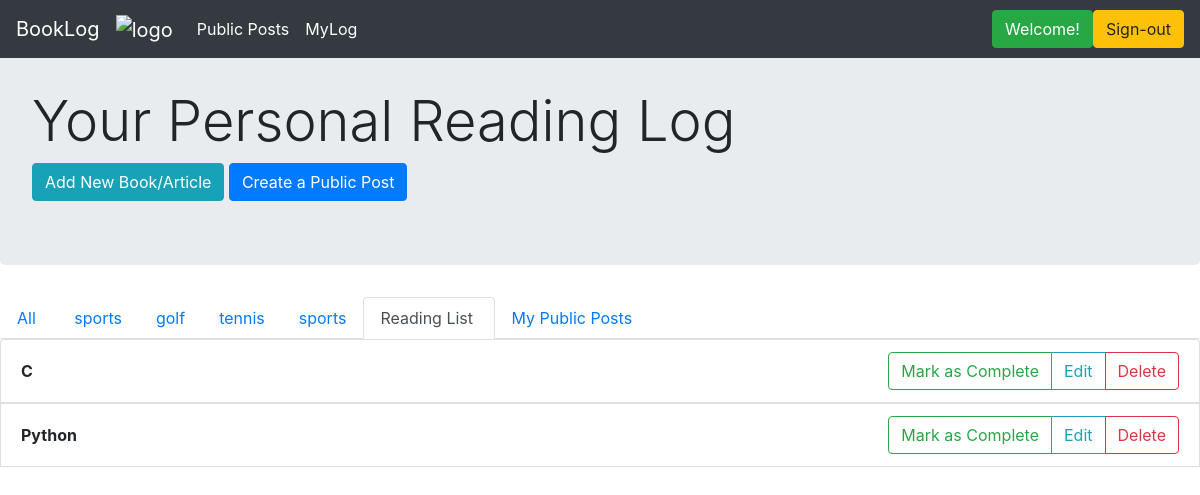
Before: /readinglist (signed in) with the older database file.
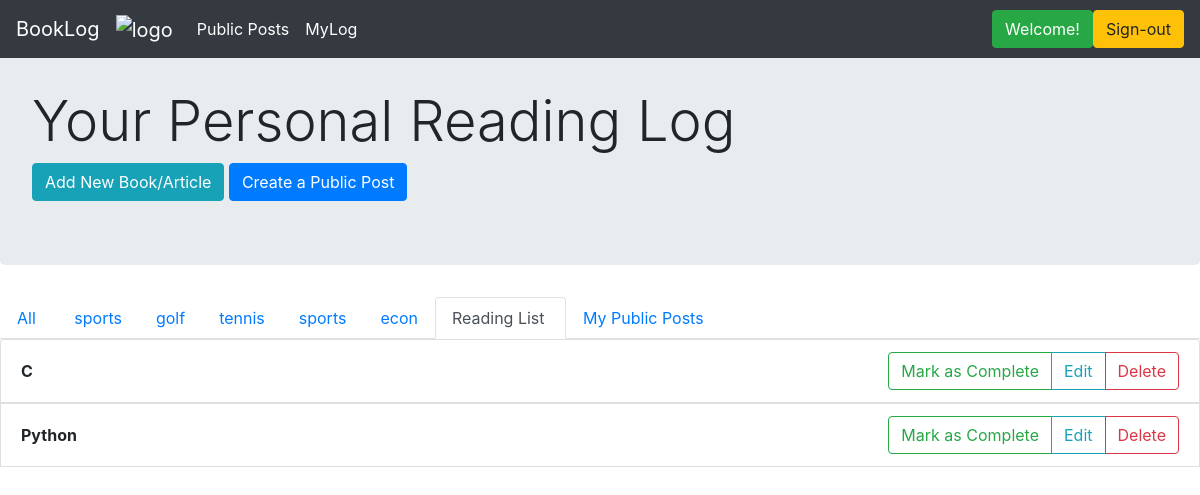
After: the same page with the newer database file.
### application/models.py (models this page shows)
class Category(db.Model):
    __tablename__ = 'categories'
    id = db.Column(db.Integer, primary_key=True)
    name = db.Column(db.String(150), index=True, nullable=False, unique=False)
    user_id = db.Column(db.Integer, ForeignKey('users.id'), nullable=False, index=False)
    user = relationship("User", backref="categories", foreign_keys=[user_id])

class Book(db.Model):
    __tablename__ = 'books_and_other_readings'
    id = db.Column(db.Integer, primary_key=True)
    title = db.Column(db.String(80), index=True, unique=False, nullable=False)
    author = db.Column(db.String(80), index=False, unique=False, nullable=True)
    date_started = db.Column(db.DateTime, index=False, unique=False, nullable=False)
    description = db.Column(db.Text, index=False, unique=False, nullable=True)
    complete = db.Column(db.Boolean, index=False, unique=False, nullable=True)
    user_id = db.Column(db.Integer, ForeignKey('users.id'), nullable=False, index=True)
    user = relationship("User", backref = "books", foreign_keys=[user_id])
    cat_id = db.Column(db.Integer, ForeignKey('categories.id'), nullable=True, index=True)
    category = relationship("Category", backref="books", foreign_keys=[cat_id])

### application/routes.py (the view)
@main_bp.route("/readinglist", methods=['GET'])
@login_required
def reading_list():
    user = User.query.filter_by(id=session.get("user_id")).first()
    books = user.books
    book_titles = []
    for b in reversed(books):
        book_titles.append(b.title)
    return render_template("readinglist.html", books = books, titles = book_titles, cats=user.categories)

### application/auth.py (called while the page is built)
@auth_bp.before_app_request
def load_logged_in_user():
    user_id = session.get('user_id')
    if user_id is None:
        g.user = None
    else:
        g.user = User.query.filter_by(id=user_id).first()

def login_required(view):
    @functools.wraps(view)
    def wrapped_view(**kwargs):
        if g.user is None:
            return redirect(url_for('auth_bp.login'))
        return view(**kwargs)
    return wrapped_view

### application/routes.py (called while the page is built)
@main_bp.before_app_request
def load_logged_in_user():
    user_id = session.get('user_id')
    if user_id is None:
        g.user = None
    else:
        g.user = User.query.filter_by(id=user_id).first()

### application/templates/readinglist.html (shortened to what this page needs)
{% extends 'layout.html' %}
{% block content %}
<div class="jumbotron">
    <br>
    <h1 class="display-4">Your Personal Reading Log</h1>
    <a href="{{url_for('main_bp.create_new')}}" class="btn btn-info" role="button">Add New Book/Article</a>
    <a href="{{url_for('main_bp.create_public_post')}}" class="btn btn-primary" role="button">Create a Public Post</a>
</div>
<ul class="nav nav-tabs">
  <li class="nav-item"> <a class="nav-link" href="{{url_for('main_bp.myLog')}}">All&nbsp;</a> </li>
  {% for cat in cats %}
       <li class="nav-item"> <a class="nav-link" href="{{url_for('main_bp.myLogCat', cat_id=cat.id)}}">{{cat.name}}</a> </li>
  {% endfor %}
  <li class="nav-item"> <a class="nav-link active" href="#">Reading List&nbsp;</a></li>
  <li class="nav-item"> <a class="nav-link" href="{{ url_for('main_bp.my_public_posts')}}">My Public Posts&nbsp;&nbsp;</a></li>
  <div class="btn-toolbar" role="toolbar">
  </div>
</ul>
<ul class="list-group">
{% for book in books %}
  <li class="list-group-item d-flex justify-content-between align-items-center">
    <b>{{titles[loop.index-1]}}</b>
    {% if book.complete %}
    <div class="btn-group" role="group" aria-label="Basic example">
       <a href="#" class="btn btn-success" role="button">Finished!</a>
       <a href="{{url_for('main_bp.delete', book_id=book.id)}}" class="btn btn-danger" role="button">Delete</a>
    </div>
    {% else %}
    <div class="btn-group" role="group" aria-label="Basic example">
      <a href="{{ url_for('main_bp.mark_done', book_id=book.id) }}" class="btn btn-outline-success" role="button">Mark as Complete</a>
      <button class="btn btn-outline-info" type="button" data-toggle="collapse" area-expanded="false" data-target={{"#log" + loop.index|string}}>Edit</button>
      <a href="{{ url_for('main_bp.delete', book_id=book.id) }}" class="btn btn-outline-danger" role="button">Delete</a>
    </div>
    {% endif %}
  </li>
{% endfor %}
</ul>
{% endblock %}

Changed rows visible on the page:
added Category: name "econ"
